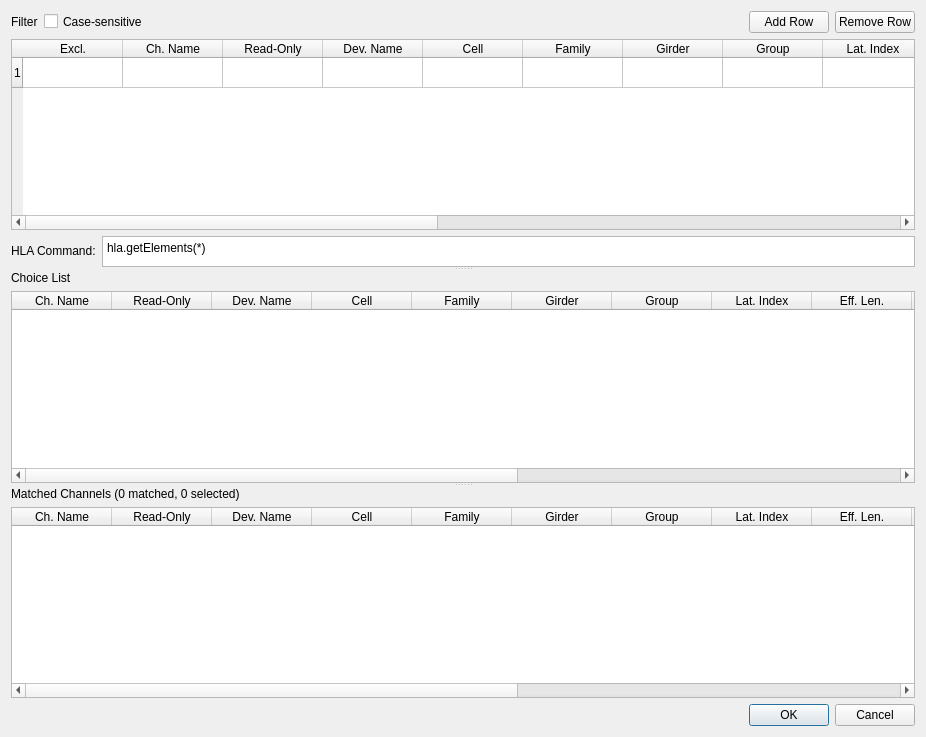
<?xml version="1.0" encoding="UTF-8"?>
<ui version="4.0">
 <class>Dialog</class>
 <widget class="QDialog" name="Dialog">
  <property name="windowModality">
   <enum>Qt::ApplicationModal</enum>
  </property>
  <property name="geometry">
   <rect>
    <x>0</x>
    <y>0</y>
    <width>926</width>
    <height>737</height>
   </rect>
  </property>
  <property name="windowTitle">
   <string>Channel Selector</string>
  </property>
  <property name="modal">
   <bool>true</bool>
  </property>
  <layout class="QGridLayout" name="gridLayout">
   <item row="0" column="0">
    <widget class="QSplitter" name="splitter">
     <property name="orientation">
      <enum>Qt::Vertical</enum>
     </property>
     <widget class="QWidget" name="layoutWidget">
      <layout class="QVBoxLayout" name="verticalLayout">
       <item>
        <layout class="QHBoxLayout" name="horizontalLayout">
         <item>
          <widget class="QLabel" name="label">
           <property name="maximumSize">
            <size>
             <width>16777215</width>
             <height>27</height>
            </size>
           </property>
           <property name="text">
            <string>Filter</string>
           </property>
          </widget>
         </item>
         <item>
          <widget class="QCheckBox" name="checkBox_filter_case_sensitive">
           <property name="maximumSize">
            <size>
             <width>16777215</width>
             <height>21</height>
            </size>
           </property>
           <property name="text">
            <string>Case-sensitive</string>
           </property>
          </widget>
         </item>
         <item>
          <spacer name="horizontalSpacer">
           <property name="maximumSize">
            <size>
             <width>16777215</width>
             <height>20</height>
            </size>
           </property>
           <property name="orientation">
            <enum>Qt::Horizontal</enum>
           </property>
           <property name="sizeHint" stdset="0">
            <size>
             <width>348</width>
             <height>20</height>
            </size>
           </property>
          </spacer>
         </item>
         <item>
          <widget class="QPushButton" name="pushButton_add_row">
           <property name="maximumSize">
            <size>
             <width>16777215</width>
             <height>27</height>
            </size>
           </property>
           <property name="text">
            <string>Add Row</string>
           </property>
          </widget>
         </item>
         <item>
          <widget class="QPushButton" name="pushButton_remove_row">
           <property name="maximumSize">
            <size>
             <width>16777215</width>
             <height>27</height>
            </size>
           </property>
           <property name="text">
            <string>Remove Row</string>
           </property>
          </widget>
         </item>
        </layout>
       </item>
       <item>
        <widget class="QTableWidget" name="tableWidget_filter">
         <attribute name="horizontalHeaderMinimumSectionSize">
          <number>16</number>
         </attribute>
         <attribute name="horizontalHeaderStretchLastSection">
          <bool>false</bool>
         </attribute>
         <row>
          <property name="text">
           <string>1</string>
          </property>
         </row>
         <column>
          <property name="text">
           <string extracomment="When checked, matching elements are excluded from the list">Excl.</string>
          </property>
         </column>
         <column>
          <property name="text">
           <string>Ch. Name</string>
          </property>
         </column>
         <column>
          <property name="text">
           <string>Read-Only</string>
          </property>
         </column>
         <column>
          <property name="text">
           <string>Dev. Name</string>
          </property>
         </column>
         <column>
          <property name="text">
           <string>Cell</string>
          </property>
         </column>
         <column>
          <property name="text">
           <string>Family</string>
          </property>
         </column>
         <column>
          <property name="text">
           <string>Girder</string>
          </property>
         </column>
         <column>
          <property name="text">
           <string>Group</string>
          </property>
         </column>
         <column>
          <property name="text">
           <string extracomment="Lattice Index">Lat. Index</string>
          </property>
         </column>
         <column>
          <property name="text">
           <string extracomment="Effective magnetic length [m]">Eff. Len.</string>
          </property>
         </column>
         <column>
          <property name="text">
           <string extracomment="Physical length [m]">Phys. Len.</string>
          </property>
         </column>
         <column>
          <property name="text">
           <string>PV</string>
          </property>
         </column>
         <column>
          <property name="text">
           <string extracomment="Beginning S-coordinate [m]">sb</string>
          </property>
         </column>
         <column>
          <property name="text">
           <string extracomment="Ending S-coordinate [m]">se</string>
          </property>
         </column>
         <column>
          <property name="text">
           <string>Symmetry</string>
          </property>
         </column>
         <column>
          <property name="text">
           <string extracomment="1 if virtual element. 0 if real element.">Virtual</string>
          </property>
         </column>
         <column>
          <property name="text">
           <string extracomment="?">Sequence</string>
          </property>
         </column>
         <item row="0" column="0">
          <property name="text">
           <string/>
          </property>
          <property name="checkState">
           <enum>Unchecked</enum>
          </property>
          <property name="flags">
           <set>ItemIsSelectable|ItemIsEditable|ItemIsDragEnabled|ItemIsUserCheckable|ItemIsEnabled</set>
          </property>
         </item>
         <item row="0" column="1">
          <property name="text">
           <string/>
          </property>
          <property name="flags">
           <set>ItemIsSelectable|ItemIsEditable|ItemIsDragEnabled|ItemIsEnabled</set>
          </property>
         </item>
        </widget>
       </item>
       <item>
        <layout class="QHBoxLayout" name="horizontalLayout_2">
         <item>
          <widget class="QLabel" name="label_4">
           <property name="maximumSize">
            <size>
             <width>16777215</width>
             <height>16</height>
            </size>
           </property>
           <property name="text">
            <string>HLA Command:</string>
           </property>
          </widget>
         </item>
         <item>
          <widget class="QPlainTextEdit" name="plainTextEdit">
           <property name="maximumSize">
            <size>
             <width>16777215</width>
             <height>31</height>
            </size>
           </property>
           <property name="readOnly">
            <bool>true</bool>
           </property>
           <property name="plainText">
            <string>hla.getElements(*)</string>
           </property>
          </widget>
         </item>
        </layout>
       </item>
      </layout>
     </widget>
     <widget class="QWidget" name="layoutWidget">
      <layout class="QVBoxLayout" name="verticalLayout_2">
       <item>
        <widget class="QLabel" name="label_2">
         <property name="maximumSize">
          <size>
           <width>16777215</width>
           <height>16</height>
          </size>
         </property>
         <property name="text">
          <string>Choice List</string>
         </property>
        </widget>
       </item>
       <item>
        <widget class="QTableWidget" name="tableWidget_choice_list">
         <column>
          <property name="text">
           <string>Ch. Name</string>
          </property>
         </column>
         <column>
          <property name="text">
           <string>Read-Only</string>
          </property>
         </column>
         <column>
          <property name="text">
           <string>Dev. Name</string>
          </property>
         </column>
         <column>
          <property name="text">
           <string>Cell</string>
          </property>
         </column>
         <column>
          <property name="text">
           <string>Family</string>
          </property>
         </column>
         <column>
          <property name="text">
           <string>Girder</string>
          </property>
         </column>
         <column>
          <property name="text">
           <string>Group</string>
          </property>
         </column>
         <column>
          <property name="text">
           <string>Lat. Index</string>
          </property>
         </column>
         <column>
          <property name="text">
           <string>Eff. Len.</string>
          </property>
         </column>
         <column>
          <property name="text">
           <string>Phys. Len.</string>
          </property>
         </column>
         <column>
          <property name="text">
           <string>PV</string>
          </property>
         </column>
         <column>
          <property name="text">
           <string>sb</string>
          </property>
         </column>
         <column>
          <property name="text">
           <string>se</string>
          </property>
         </column>
         <column>
          <property name="text">
           <string>Symmetry</string>
          </property>
         </column>
         <column>
          <property name="text">
           <string>Virtual</string>
          </property>
         </column>
         <column>
          <property name="text">
           <string>Sequence</string>
          </property>
         </column>
        </widget>
       </item>
      </layout>
     </widget>
     <widget class="QWidget" name="layoutWidget">
      <layout class="QVBoxLayout" name="verticalLayout_3">
       <item>
        <widget class="QLabel" name="label_nMatched_nSelected">
         <property name="maximumSize">
          <size>
           <width>16777215</width>
           <height>16</height>
          </size>
         </property>
         <property name="text">
          <string>Matched Channels (0 matched, 0 selected)</string>
         </property>
        </widget>
       </item>
       <item>
        <widget class="QTableWidget" name="tableWidget_matched">
         <column>
          <property name="text">
           <string>Ch. Name</string>
          </property>
         </column>
         <column>
          <property name="text">
           <string>Read-Only</string>
          </property>
         </column>
         <column>
          <property name="text">
           <string>Dev. Name</string>
          </property>
         </column>
         <column>
          <property name="text">
           <string>Cell</string>
          </property>
         </column>
         <column>
          <property name="text">
           <string>Family</string>
          </property>
         </column>
         <column>
          <property name="text">
           <string>Girder</string>
          </property>
         </column>
         <column>
          <property name="text">
           <string>Group</string>
          </property>
         </column>
         <column>
          <property name="text">
           <string>Lat. Index</string>
          </property>
         </column>
         <column>
          <property name="text">
           <string>Eff. Len.</string>
          </property>
         </column>
         <column>
          <property name="text">
           <string>Phys. Len.</string>
          </property>
         </column>
         <column>
          <property name="text">
           <string>PV</string>
          </property>
         </column>
         <column>
          <property name="text">
           <string>sb</string>
          </property>
         </column>
         <column>
          <property name="text">
           <string>se</string>
          </property>
         </column>
         <column>
          <property name="text">
           <string>Symmetry</string>
          </property>
         </column>
         <column>
          <property name="text">
           <string>Virtual</string>
          </property>
         </column>
         <column>
          <property name="text">
           <string>Sequence</string>
          </property>
         </column>
        </widget>
       </item>
      </layout>
     </widget>
    </widget>
   </item>
   <item row="1" column="0">
    <widget class="QDialogButtonBox" name="buttonBox">
     <property name="orientation">
      <enum>Qt::Horizontal</enum>
     </property>
     <property name="standardButtons">
      <set>QDialogButtonBox::Cancel|QDialogButtonBox::Ok</set>
     </property>
    </widget>
   </item>
  </layout>
 </widget>
 <resources/>
 <connections>
  <connection>
   <sender>buttonBox</sender>
   <signal>accepted()</signal>
   <receiver>Dialog</receiver>
   <slot>accept()</slot>
   <hints>
    <hint type="sourcelabel">
     <x>248</x>
     <y>254</y>
    </hint>
    <hint type="destinationlabel">
     <x>157</x>
     <y>274</y>
    </hint>
   </hints>
  </connection>
  <connection>
   <sender>buttonBox</sender>
   <signal>rejected()</signal>
   <receiver>Dialog</receiver>
   <slot>reject()</slot>
   <hints>
    <hint type="sourcelabel">
     <x>316</x>
     <y>260</y>
    </hint>
    <hint type="destinationlabel">
     <x>286</x>
     <y>274</y>
    </hint>
   </hints>
  </connection>
 </connections>
</ui>
